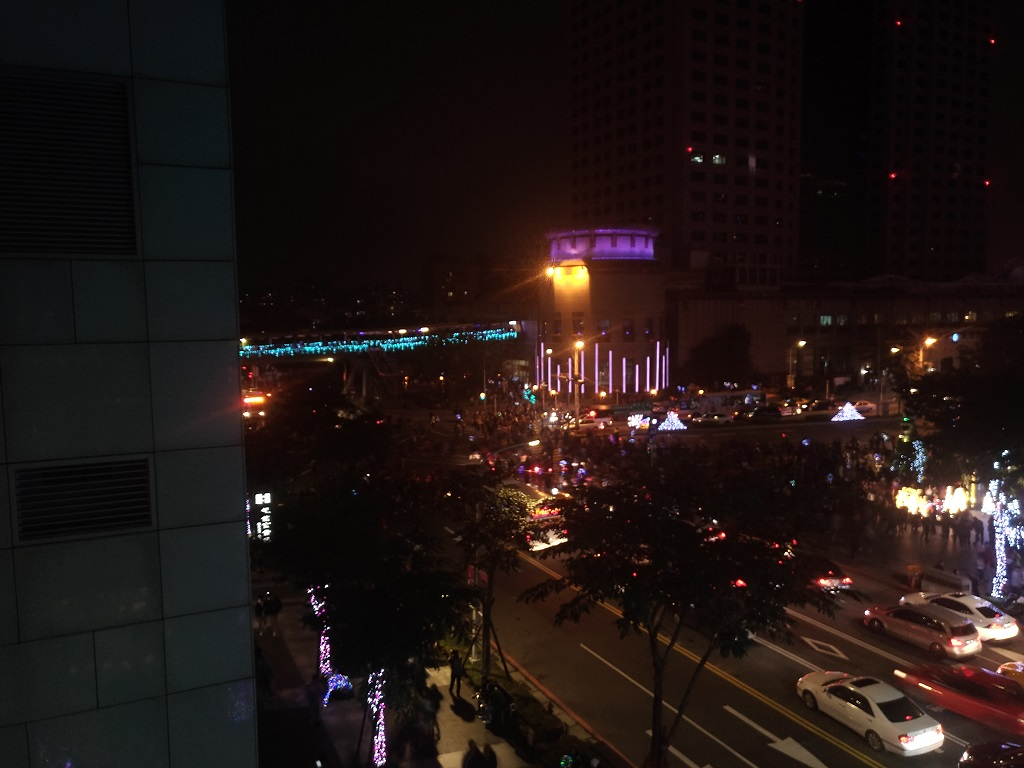
//> input picture project/ConsoleApplication1/ConsoleApplication1/P_20171210_202824_vHDR_Auto.jpg, 1024 x 768 px
$ ./ConsoleApplication1   (built with g++ and OpenCV 4)
//> lines starting //> are read from the running program, lines starting //| are printed output that depends on the picture
### project/ConsoleApplication1/ConsoleApplication1/stdafx.h
// stdafx.h : 可在此標頭檔中包含標準的系統 Include 檔，
// 或是經常使用卻很少變更的
// 專案專用 Include 檔案
//

#pragma once

#include "targetver.h"

#include <stdio.h>
#include <tchar.h>


// TODO:  在此參考您的程式所需要的其他標頭

### project/ConsoleApplication1/ConsoleApplication1/ConsoleApplication1.cpp
// ConsoleApplication1.cpp : 定義主控台應用程式的進入點。
//

#include "stdafx.h"
#include<opencv2/opencv.hpp>
#include <opencv2/core/core.hpp>
#include <opencv2/highgui/highgui.hpp>
#include"stdint.h"
#define _USE_MATH_DEFINES
#include<math.h>
using namespace std;
using namespace cv;

Mat darkChannel(Mat src)
{
	Mat rgbmin = Mat::zeros(src.rows, src.cols, CV_8UC1);
	Mat dark = Mat::zeros(src.rows, src.cols, CV_8UC1);
	Vec3b intensity;

	for (int m = 0; m<src.rows; m++)
	{
		for (int n = 0; n<src.cols; n++)
		{
			intensity = src.at<Vec3b>(m, n);
			rgbmin.at<uchar>(m, n) = min(min(intensity.val[0], intensity.val[1]), intensity.val[2]);
		}
	}

	//模板尺寸
	int scale = 7;
	//cout << "Please enter the mask scale: " << endl;
	//cin >> scale;

	//边界扩充
	int radius = (scale - 1) / 2;
	Mat border;
	//由于要求最小值，所以扩充的边界可以用复制边界填充
	copyMakeBorder(rgbmin, border, radius, radius, radius, radius, BORDER_REPLICATE);

	//最小值滤波
	for (int i = 0; i < src.cols; i++)
	{
		for (int j = 0; j < src.rows; j++)
		{
			//选取兴趣区域
			Mat roi;
			roi = border(Rect(i, j, scale, scale));

			//求兴趣区域的最小值
			double minVal = 0; double maxVal = 0;
			Point minLoc = 0; Point maxLoc = 0;
			minMaxLoc(roi, &minVal, &maxVal, &minLoc, &maxLoc, noArray());

			dark.at<uchar>(Point(i, j)) = (uchar)minVal;
		}
	}
	return dark;
}
// [15 lines left out: function light, not called in this run]


int main(){
	Mat image;

	image = imread("P_20171210_202824_vHDR_Auto.jpg",IMREAD_COLOR);
//> image is the input picture: 768 rows x 1024 cols, CV_8UC3; mean B, G, R 20.6, 22.5, 32.7
	Mat invertimage = Mat::zeros(image.size(), image.type());
////invert
	for (int x = 0; x < image.rows; x++){
		for (int y = 0; y < image.cols; y++) {
			for (int c = 0; c < 3; c++){
				invertimage.at<Vec3b>(x, y)[c] = 255 - image.at<Vec3b>(x, y)[c];
			}
		}
	}
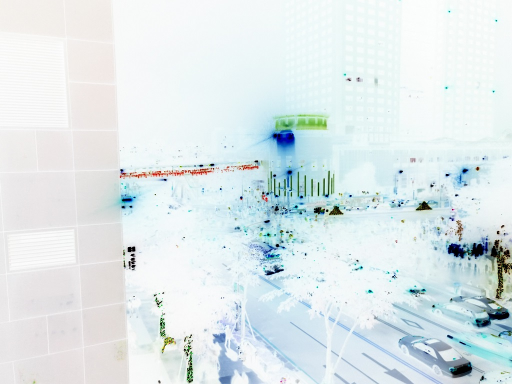
//> invertimage: 768 rows x 1024 cols, CV_8UC3 (shown at 1/2 size); mean B, G, R 234.4, 232.5, 222.3
	Mat ycrcbinvert;
	cvtColor(invertimage, ycrcbinvert, CV_BGR2YCrCb);
//> ycrcbinvert: 768 rows x 1024 cols, CV_8UC3; mean of channels 0, 1, 2 229.6, 122.8, 130.7
//transmission t(x) = c*255-I(x)+a+b , c=1.06
	//estimate a = avg/1.6
	Mat ycrcbimage;
	cvtColor(image,ycrcbimage, CV_BGR2YCrCb);
//> ycrcbimage: 768 rows x 1024 cols, CV_8UC3; mean of channels 0, 1, 2 25.4, 133.2, 125.3
	int avg = 0;
	for (int x = 0; x < image.rows; x++) {
		for (int y = 0; y < image.cols; y++) {
			avg = avg+ycrcbimage.at<Vec3b>(x, y)[0];
		}
	}
//> this loop made 768 passes
//> avg on passes 1 to 3: 8547, 17018, 25473
//> after the loop, avg = 19953641
	avg = avg / (image.rows*image.cols);
//> avg = 25
	avg = (int)avg / 1.6;
//> avg = 15
	printf("raw image avg %d", avg);
//| raw image avg 15
	//estimate b ,if b>= 220 perform -1*(RGB`s maximum - 220)*avg/50.else if b<= 40 perform (abs(RGB`s maximum-40))*avg/35
	uint8_t maximum;
	Mat b =  Mat::zeros(image.size(), CV_16S);
	for (int  x = 0; x < image.rows; x++){
		for (int y = 0; y < image.cols; y++){
				if ((image.at<Vec3b>(x, y)[0] >= image.at<Vec3b>(x, y)[1]) &&(image.at<Vec3b>(x, y)[0] >= image.at<Vec3b>(x, y)[2])) {
					maximum = image.at<Vec3b>(x, y)[0];
				}
				else if ((image.at<Vec3b>(x, y)[1] >= image.at<Vec3b>(x, y)[0]) && (image.at<Vec3b>(x, y)[1] >= image.at<Vec3b>(x, y)[2])) {
					maximum = image.at<Vec3b>(x, y)[1];
				}
				else if ((image.at<Vec3b>(x, y)[2] >= image.at<Vec3b>(x, y)[0]) && (image.at<Vec3b>(x, y)[2] >= image.at<Vec3b>(x, y)[1])) {
					maximum = image.at<Vec3b>(x, y)[2];
				}

				if (maximum >= 220) {
					b.at< short>(x,y) = -1 * (maximum - 220)*avg / 50;
				}

				else if (maximum <= 40) {
					b.at< short>(x,y) = (abs( maximum - 40))*avg / 35;
				}
		}
	}
//> this loop made 768 passes
//> maximum on passes 1 to 3: 8, 8, 7
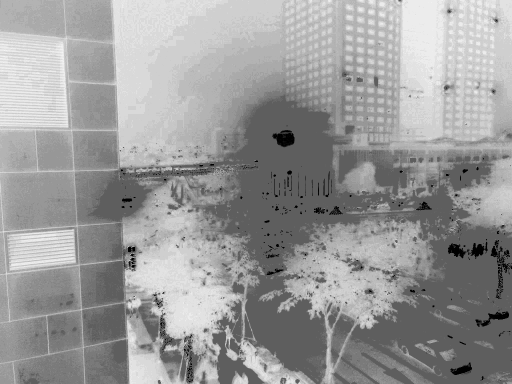
//> b: 768 rows x 1024 cols, CV_16SC1 (shown at 1/2 size); min -10, max 17, mean 6.31; drawn with min black and max white
//> after the loop, maximum = 22

	Mat transmission = Mat::zeros(image.size(),CV_8UC3);
	for (int x = 0; x < image.rows; x++){
		for (int y = 0; y < image.cols; y++){
			for (int c = 0; c < 3; c++) {
				transmission.at<Vec3b>(x, y)[c] = 1.06*255-ycrcbinvert.at<Vec3b>(x, y)[0] + avg + b.at< short>(x, y);
			}
		}
	}
//> transmission: 768 rows x 1024 cols, CV_8UC3; mean of channels 0, 1, 2 60.1, 60.1, 60.1

	//printf("here");
	//atomspheric light
	Mat darkChannel1 = darkChannel(invertimage);
//> the loop in darkChannel, `for (int m = 0; m<src.rows; m++)` made 768 passes
//> intensity on passes 1 to 3: [248, 249, 247], [248, 249, 247], [249, 250, 248]
//> after the loop in darkChannel, `for (int m = 0; m<src.rows; m++)`:
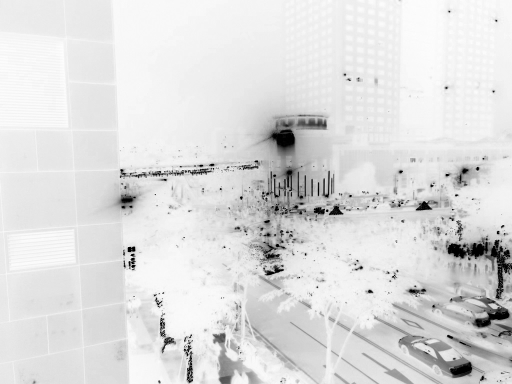
//> rgbmin: 768 rows x 1024 cols, CV_8UC1 (shown at 1/2 size); min 0, max 255, mean 220.7
//> after the loop in darkChannel, `for (int m = 0; m<src.rows; m++)`: intensity = [245, 245, 233]
//> in darkChannel, `copyMakeBorder(rgbmin, border, radius, radius, radius, radius, BORDER_..`:
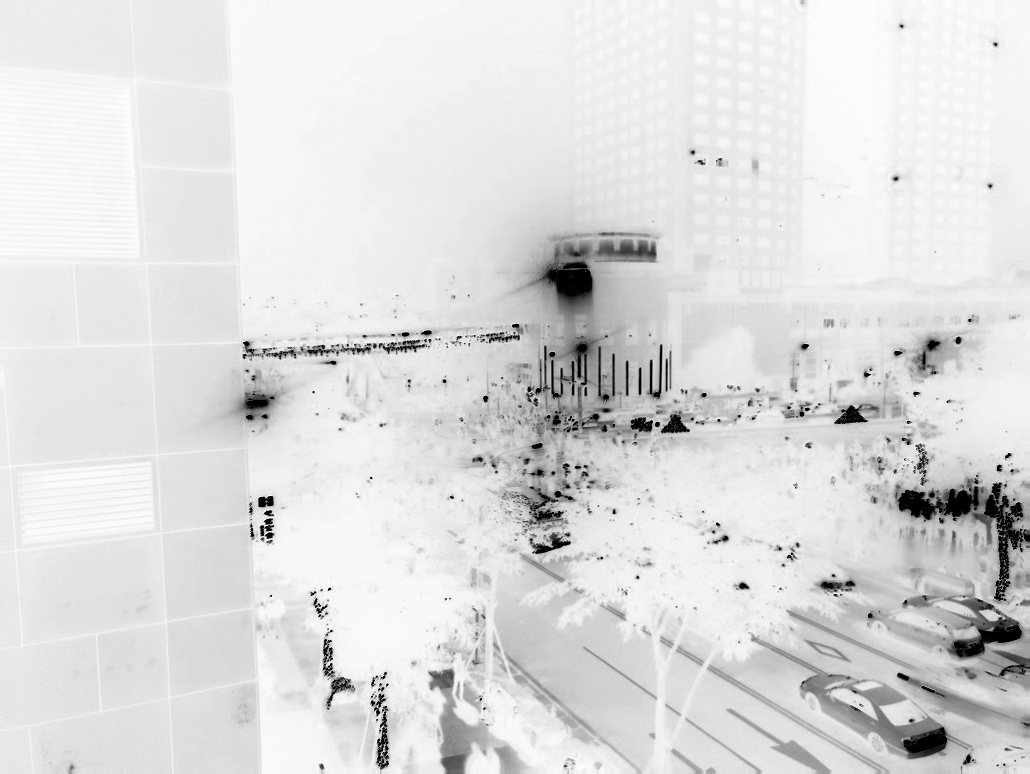
//> border: 774 rows x 1030 cols, CV_8UC1; min 0, max 255, mean 220.9
//> (the run ends here: the program needs code that is not available in this run, at `Point minLoc = 0; Point maxLoc = 0;`)

$ run again, with project/ConsoleApplication1/ConsoleApplication1/P_20171210_185120_vHDR_Auto.jpg copied over project/ConsoleApplication1/ConsoleApplication1/P_20171210_202824_vHDR_Auto.jpg
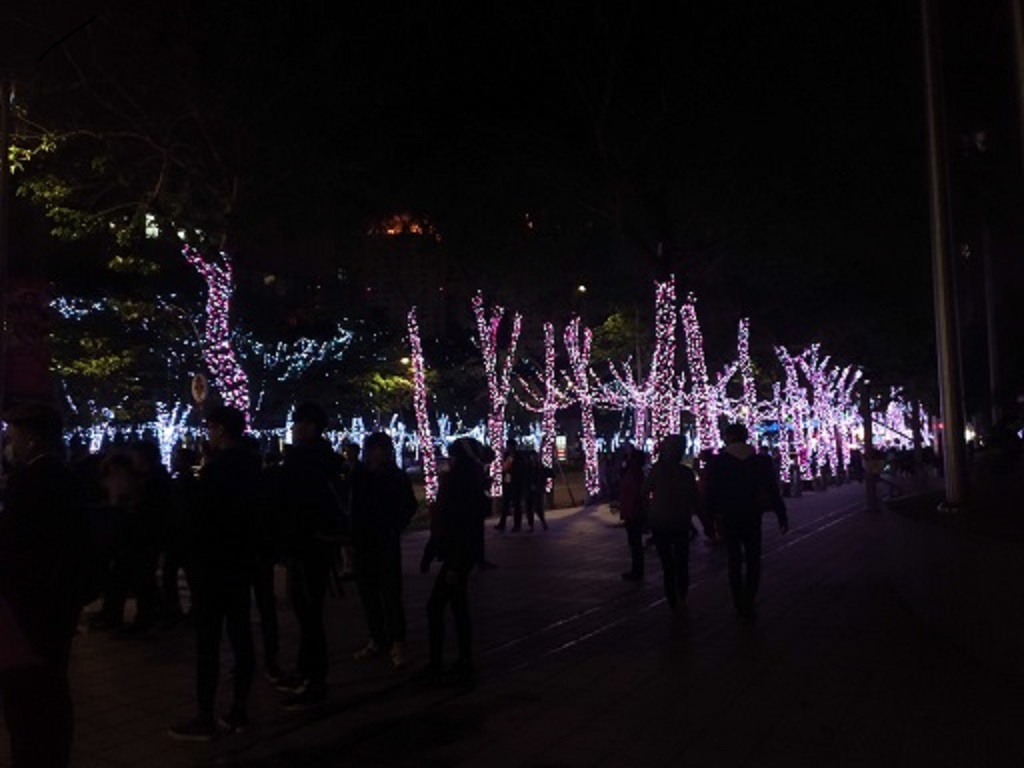
//> input picture project/ConsoleApplication1/ConsoleApplication1/P_20171210_185120_vHDR_Auto.jpg, 1024 x 768 px
//> image is the input picture: 768 rows x 1024 cols, CV_8UC3; mean B, G, R 18.6, 14.3, 18.5
//> ycrcbinvert: 768 rows x 1024 cols, CV_8UC3; mean of channels 0, 1, 2 239, 126.2, 126.6
//> ycrcbimage: 768 rows x 1024 cols, CV_8UC3; mean of channels 0, 1, 2 16, 129.8, 129.4
//> the loop `for (int x = 0; x < image.rows; x++)` made 768 passes
//> avg on passes 1 to 3: 2532, 5108, 7651
//> after the loop `for (int x = 0; x < image.rows; x++)`: avg = 12582818
//> `avg = avg / (image.rows*image.cols);`: avg = 15
//> `avg = (int)avg / 1.6;`: avg = 9
//| raw image avg 9
//> the loop `for (int  x = 0; x < image.rows; x++)` made 768 passes
//> maximum on passes 1 to 3: 15, 16, 16
//> after the loop `for (int  x = 0; x < image.rows; x++)`:
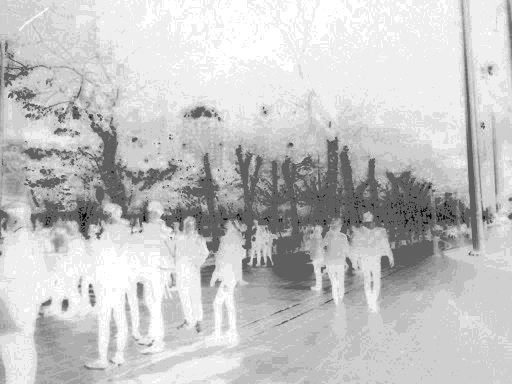
//> b: 768 rows x 1024 cols, CV_16SC1 (shown at 1/2 size); min -6, max 10, mean 6.37; drawn with min black and max white
//> after the loop `for (int  x = 0; x < image.rows; x++)`: maximum = 10
//> the loop in darkChannel, `for (int m = 0; m<src.rows; m++)` made 768 passes
//> intensity on passes 1 to 3: [250, 248, 240], [249, 247, 239], [249, 247, 239]
//> after the loop in darkChannel, `for (int m = 0; m<src.rows; m++)`: intensity = [248, 249, 245]
//> in darkChannel, `copyMakeBorder(rgbmin, border, radius, radius, radius, radius, BORDER_..`:
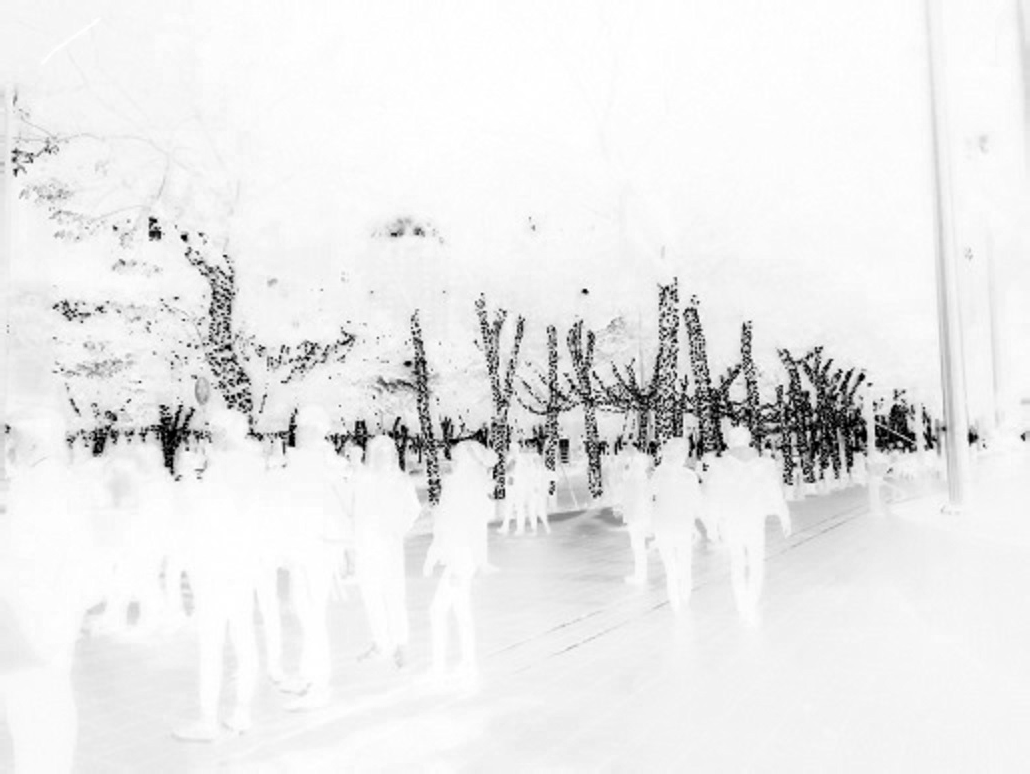
//> border: 774 rows x 1030 cols, CV_8UC1; min 0, max 255, mean 234.6

$ run again, with project/ConsoleApplication1/ConsoleApplication1/P_20171210_202556_vHDR_Auto.jpg copied over project/ConsoleApplication1/ConsoleApplication1/P_20171210_202824_vHDR_Auto.jpg
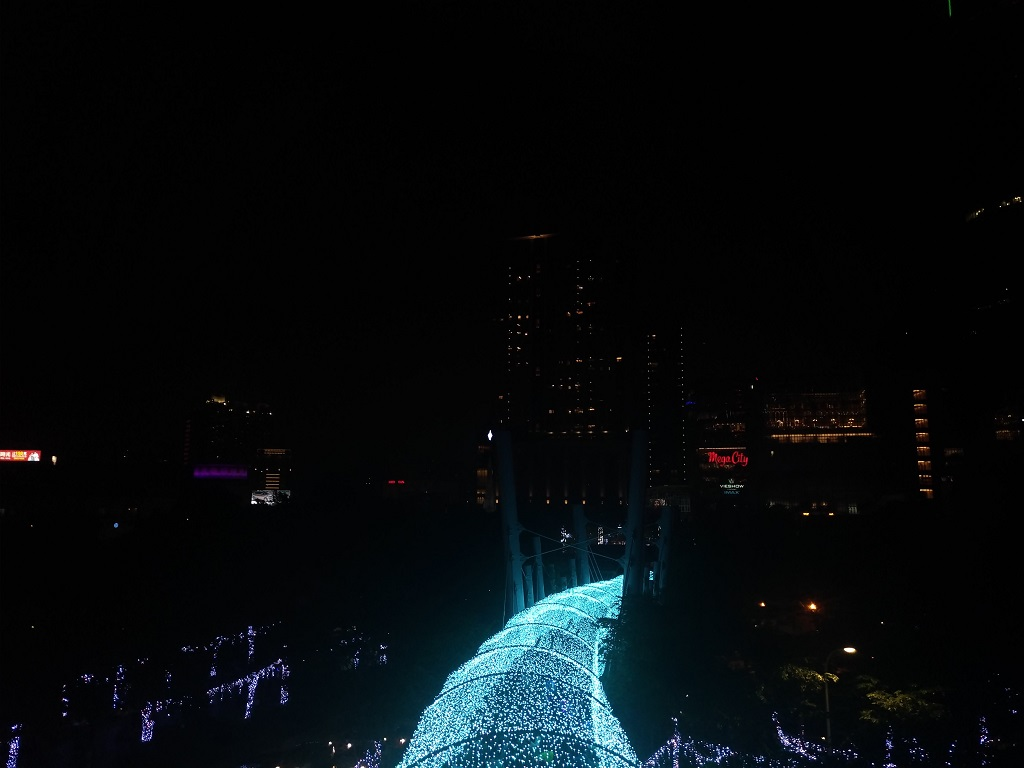
//> input picture project/ConsoleApplication1/ConsoleApplication1/P_20171210_202556_vHDR_Auto.jpg, 1024 x 768 px
//> image is the input picture: 768 rows x 1024 cols, CV_8UC3; mean B, G, R 13.1, 11, 6.7
//> ycrcbinvert: 768 rows x 1024 cols, CV_8UC3; mean of channels 0, 1, 2 245.1, 130.3, 126.2
//> ycrcbimage: 768 rows x 1024 cols, CV_8UC3; mean of channels 0, 1, 2 9.9, 125.7, 129.8
//> the loop `for (int x = 0; x < image.rows; x++)` made 768 passes
//> avg on passes 1 to 3: 1378, 2727, 4035
//> after the loop `for (int x = 0; x < image.rows; x++)`: avg = 7812981
//> `avg = avg / (image.rows*image.cols);`: avg = 9
//> `avg = (int)avg / 1.6;`: avg = 5
//| raw image avg 5
//> the loop `for (int  x = 0; x < image.rows; x++)` made 768 passes
//> maximum on passes 1 to 3: 2, 1, 1
//> after the loop `for (int  x = 0; x < image.rows; x++)`:
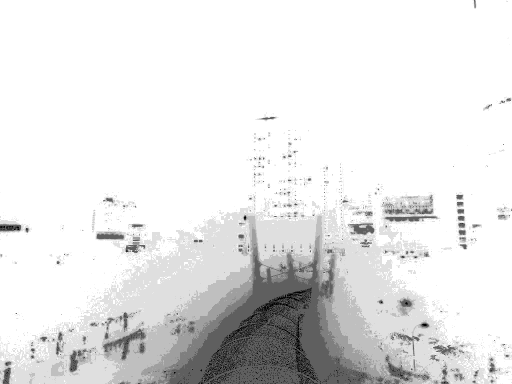
//> b: 768 rows x 1024 cols, CV_16SC1 (shown at 1/2 size); min -3, max 5, mean 4.2; drawn with min black and max white
//> after the loop `for (int  x = 0; x < image.rows; x++)`: maximum = 4
//> the loop in darkChannel, `for (int m = 0; m<src.rows; m++)` made 768 passes
//> intensity on passes 1 to 3: [254, 255, 253], [255, 255, 254], [255, 255, 254]
//> after the loop in darkChannel, `for (int m = 0; m<src.rows; m++)`: intensity = [251, 253, 253]
//> in darkChannel, `copyMakeBorder(rgbmin, border, radius, radius, radius, radius, BORDER_..`:
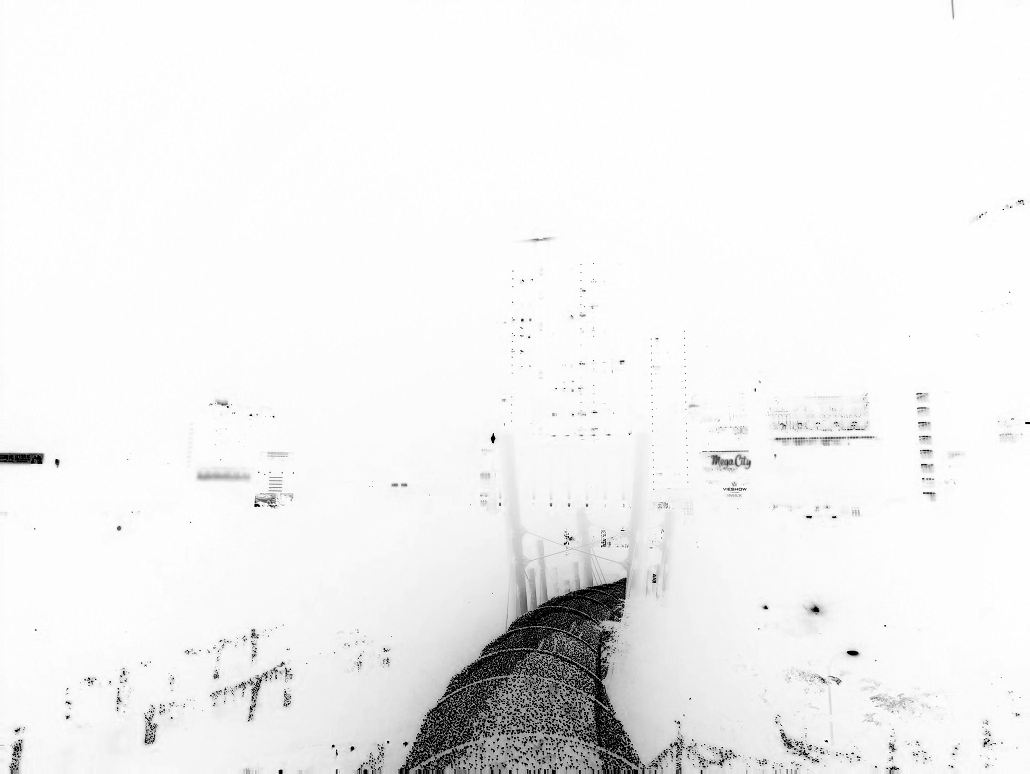
//> border: 774 rows x 1030 cols, CV_8UC1; min 0, max 255, mean 241.4
